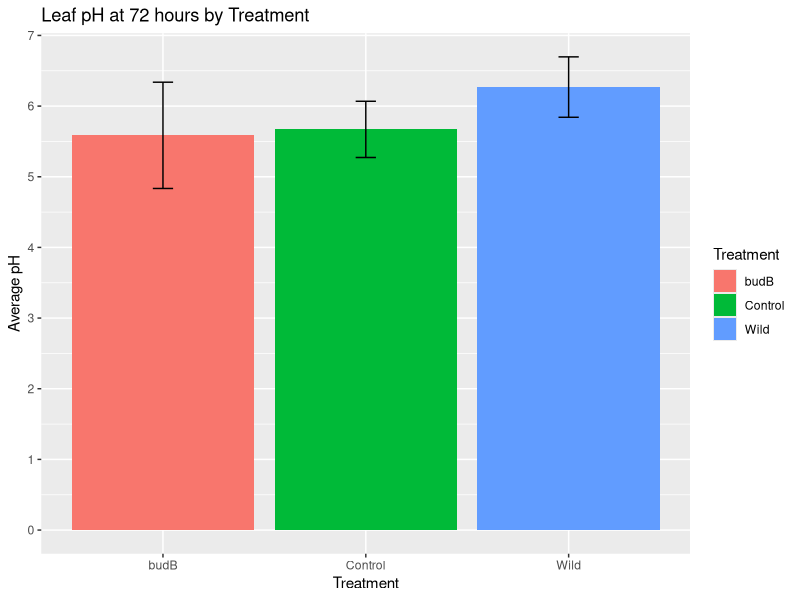
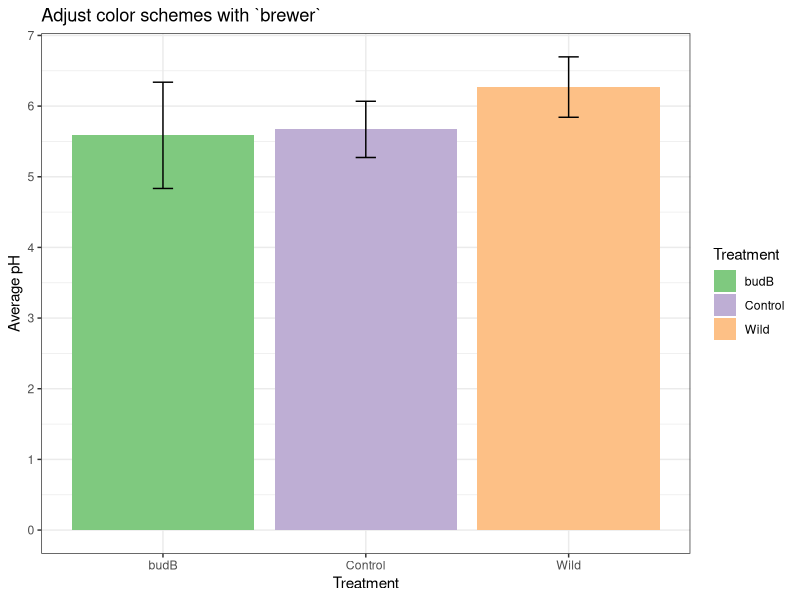
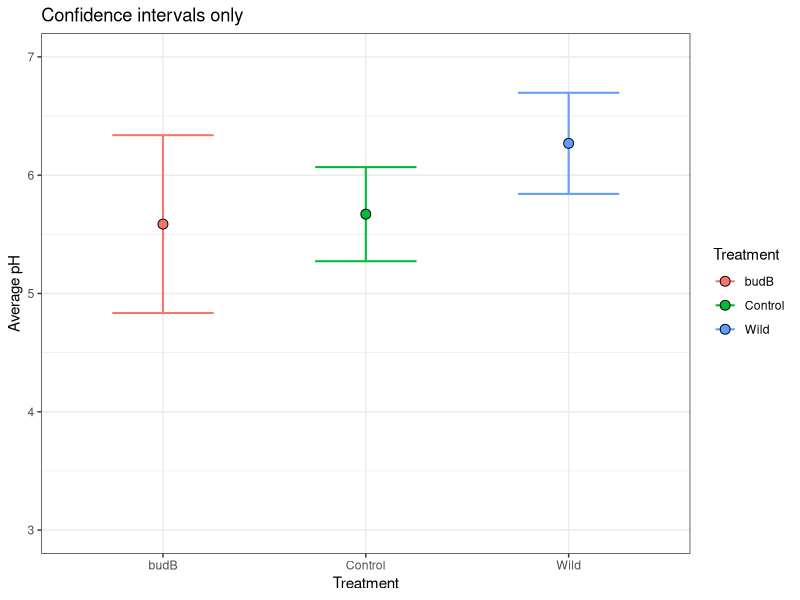
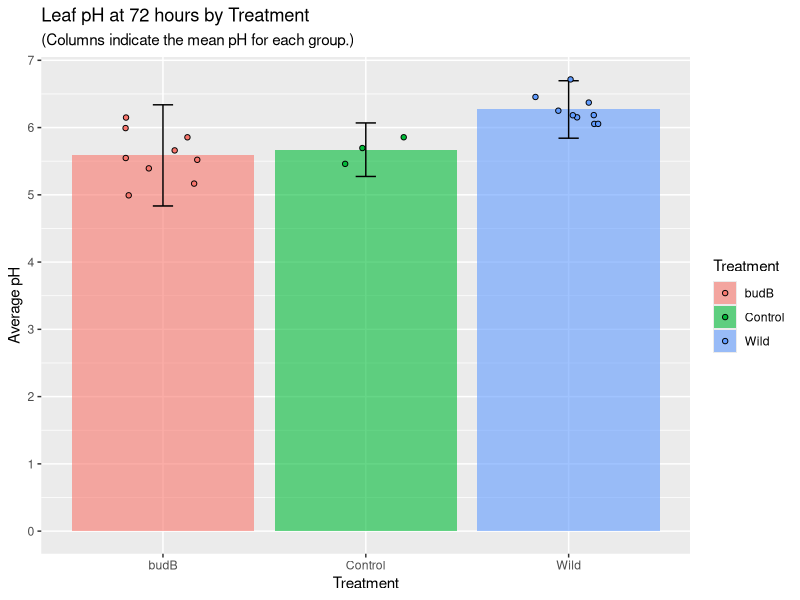
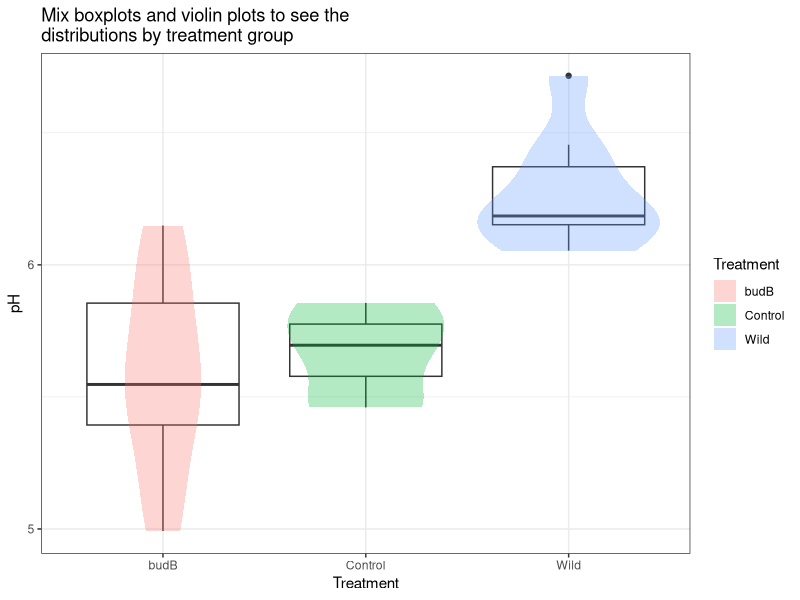
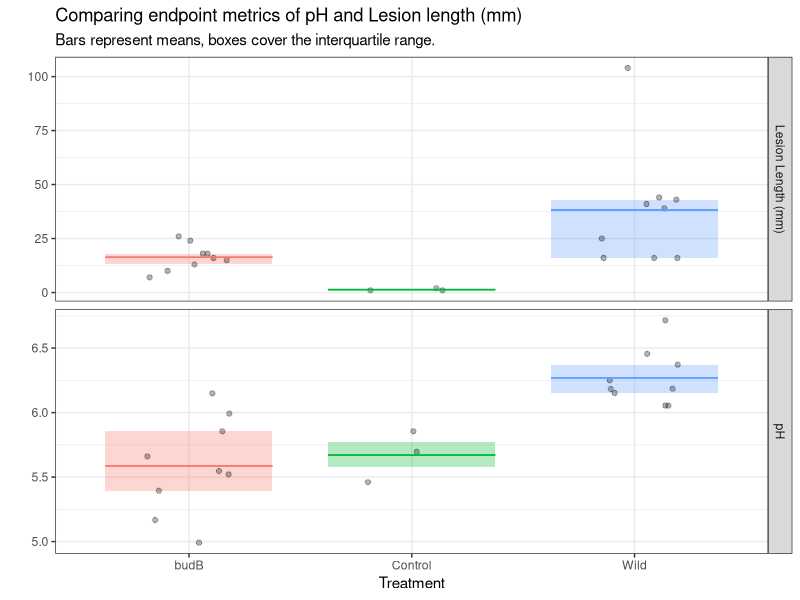

Generate these figures, in order, with R:
## ---- chunk 1
library(dplyr)
library(ggplot2)
library(tidyr)
library(patchwork)
experiment <- read.csv('data/experiment_data.csv', header = T)
## ---- chunk 2
experiment %>% 
    filter(Time=="72hr") -> experiment72
## ---- chunk 3
experiment %>% 
    filter(Time=="72hr") %>%
    group_by(Treatment) %>%
    summarize(average_pH = mean(pH),
            std.dev_pH = sd(pH)) %>%
     mutate(low = average_pH - 2*std.dev_pH,
           high = average_pH + 2*std.dev_pH) -> summary_experiment
## ---- chunk 4
ggplot(data = summary_experiment,     
       aes(x = Treatment, y = average_pH))+
    geom_col(aes(fill = Treatment))+
    geom_errorbar(aes(ymin = low, ymax = high), width = 0.1)+
    labs(y="Average pH", title = "Leaf pH at 72 hours by Treatment")+
    scale_y_continuous(breaks = seq(0,7,by = 1))
## ---- chunk 5
ggplot(data = summary_experiment,     
       aes(x = Treatment, y = average_pH))+
    geom_col(aes(fill = Treatment))+
    geom_errorbar(aes(ymin = low, ymax = high), width = 0.1)+
    labs(y="Average pH", title = "Leaf pH at 72 hours by Treatment")+
    scale_y_continuous(breaks = seq(0,7,by = 1)) +
    # New code to adjust colors!
    scale_fill_brewer(palette="Accent")+theme_bw()+labs(title="Adjust color schemes with `brewer`")
## ---- chunk 6
ggplot(data = summary_experiment,     
       aes(x = Treatment, y = average_pH))+
    geom_errorbar(aes(ymin = low, ymax = high,color=Treatment), width = 0.5,linewidth=.7)+
    geom_point(aes(fill = Treatment),pch = 21,size=3)+
    labs(y="Average pH", title = "Confidence intervals only")+
    scale_y_continuous(limits=c(3,7),breaks = seq(3,7,by = 1))+theme_bw()

## ---- chunk 7
ggplot(data = summary_experiment,     
       aes(x = Treatment, y = average_pH))+
    # We added alpha=0.6 outside of the aesthetics to make 
    # the bars less visible and help highlight the data points 
    geom_col(aes(fill = Treatment),alpha = 0.6)+
    geom_errorbar(aes(ymin = low, ymax = high), width = 0.1)+
    labs(y="Average pH", title = "Leaf pH at 72 hours by Treatment",
         # We also add a subtitle to make the meaning of the 
         # columns clear
         subtitle = "(Columns indicate the mean pH for each group.)")+
    scale_y_continuous(breaks = seq(0,7,by = 1)) + 
    # New code to add the data points over the other plot
    geom_point(data = experiment72,
                    aes(x=Treatment,y=pH,fill=Treatment),
                    position=position_jitter(width=.2),
                    pch = 21)
## ---- chunk 8
ggplot(data = experiment72,     
       aes(x = Treatment, y = pH))+
    geom_boxplot()+
    geom_violin(aes(fill = Treatment),alpha = .3,color=NA)+
    labs(y="pH", title = "Mix boxplots and violin plots to see the\ndistributions by treatment group")+
    scale_y_continuous(breaks = seq(0,7,by = 1))+theme_bw()
## ---- chunk 9
measurement_type.labs<-c("Lesion Length (mm)","pH")
names(measurement_type.labs)<-c("Lesion.mm","pH")
experiment %>%
    filter(Time=="72hr") %>%
    pivot_longer(
        cols=c("Lesion.mm","pH"),
        names_to="measurement_type",
        values_to="measurements"
    ) %>% 
    ggplot(data = .,
           aes(x = Treatment,
               y=measurements))+
    geom_boxplot(aes(fill=Treatment),alpha=.3,colour=NA)+
    geom_point(alpha=.3, position=position_jitter(width=.2))+
    stat_summary(fun = mean, geom = "errorbar", 
                 aes(ymax = after_stat(y), 
                     ymin = after_stat(y),
                     color=Treatment),
                 width = .75)+
    facet_grid(rows=vars(measurement_type),
               scales="free_y",
               labeller = labeller(measurement_type=measurement_type.labs))+
    labs(y="",title="Comparing endpoint metrics of pH and Lesion length (mm)",
         subtitle="Bars represent means, boxes cover the interquartile range.")+
    theme_bw()+theme(legend.position = "none")
